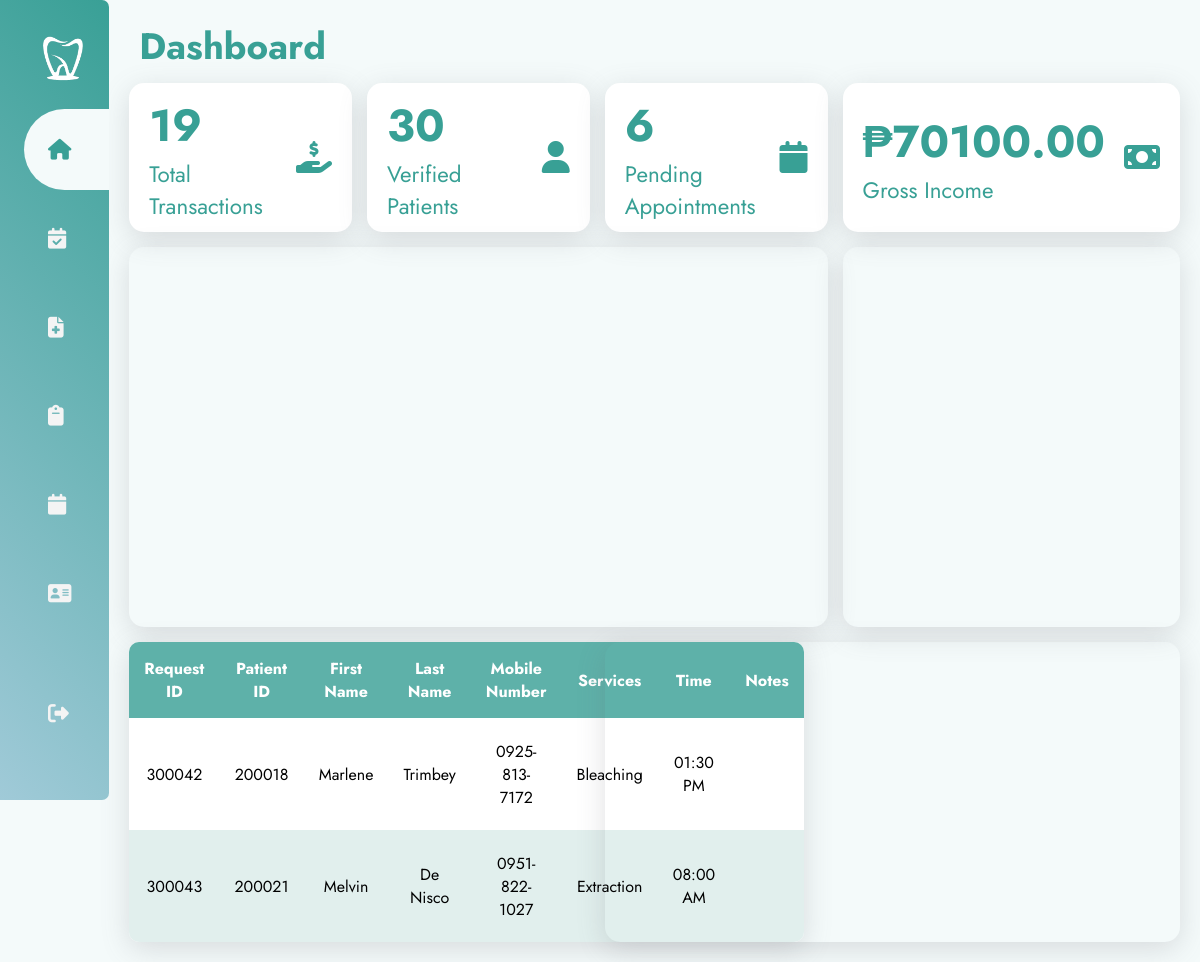
The app's page /pages/dashboard.php (signed in) with its own data.
### tables this page shows
CREATE TABLE `patients` (
  `patientID` int(10) NOT NULL,
  `patientFirstName` varchar(30) DEFAULT NULL,
  `patientLastName` varchar(30) DEFAULT NULL,
  `patientAge` int(11) DEFAULT NULL,
  `patientSex` varchar(10) DEFAULT NULL,
  `patientMobileNo` varchar(15) DEFAULT NULL,
  `patientEmail` varchar(70) DEFAULT NULL,
  `patientAddress` varchar(100) DEFAULT NULL,
  `patientOccupation` varchar(30) DEFAULT NULL,
  `patientBalance` decimal(15,2) DEFAULT 0.00,
  `patientStatus` varchar(15) DEFAULT 'Not Verified'
);

### pages/dashboard.php (the view, shortened to what this page needs)
<?php
    include("../phpFiles/dbConnect.php");
    function getCurrentDate() {
        return date('Y-m-d');
      }
    $currentDate = getCurrentDate();
    $sqlRequestsToday = "SELECT appointments.requestID, appointments.patientID, patients.patientFirstName, patients.patientLastName, patients.patientMobileNo, appointments.requestServices, appointments.requestTime, appointments.requestNotes
    FROM appointments
    LEFT JOIN patients ON appointments.patientID = patients.patientID
    WHERE appointments.requestDate ='$currentDate'";
    $resultRequestsToday = $conn->query($sqlRequestsToday);
    $sqlTotalTransactions = "SELECT COUNT(transactionID) AS totalTransactions FROM transactions";
    $resultTotalTransactions = $conn->query($sqlTotalTransactions);
    $sqlVerifiedPatients = "SELECT COUNT(patientID) AS verifiedPatients FROM patients WHERE patientStatus='Verified'";
    $resultVerifiedPatients = $conn->query($sqlVerifiedPatients);
    $sqlPendingRequests = "SELECT COUNT(requestID) AS pendingRequests FROM `requests` WHERE requestStatus='Pending'";
    $resultPendingRequests = $conn->query($sqlPendingRequests);
    $sqlAmountCharged = "SELECT SUM(transChargeAmount) AS amountCharged FROM transactions";
    $resultAmountCharged = $conn->query($sqlAmountCharged);
?>
<!DOCTYPE html>
<html lang="en">
    <head>
        <?php include("../pages/header.php");?>
        <link rel="stylesheet" href="../styles/dashboard.css" />
    </head>
    <body>
        <div class="container">
            <?php
            if($_SESSION["accRole"] == "Admin"){
                include('adminSidebar.php');
            }else{
                include('sidebar.php');
            }
            ?>
            <section class="main">
                <div class="main-top">
                    <h1>Dashboard</h1>
                </div>
                <div class="grid-container">
                    <div class="card">
                        <div class="per">
                            <p>Total Transactions</p>
                            <?php
                            if ($resultTotalTransactions->num_rows > 0) {
                                $rowTotalTransactions = $resultTotalTransactions->fetch_assoc();
                                echo "<h2>" . $rowTotalTransactions["totalTransactions"] . "</h2>";
                            } else {
                                echo "<h2>0</h2>";
                            }
                            ?>
                        </div>
                        <i class="fa-solid fa-hand-holding-dollar fa-2xl"></i>
                    </div>
                    <div class="card">
                        <div class="per">
                            <p>Verified Patients</p>
                            <?php
                            if ($resultVerifiedPatients->num_rows > 0) {
                                $rowVerifiedPatients = $resultVerifiedPatients->fetch_assoc();
                                echo "<h2>" . $rowVerifiedPatients["verifiedPatients"] . "</h2>";
                            } else {
                                echo "<h2>0</h2>";
                            }
                            ?>
                        </div>
                        <i class="fa-solid fa-user fa-2xl"></i>
                    </div>
                    <div class="card">
                        <div class="per">
                            <p>Pending Appointments</p>
                            <?php
                            if ($resultPendingRequests->num_rows > 0) {
                                $rowPendingRequests = $resultPendingRequests->fetch_assoc();
                                echo "<h2>" . $rowPendingRequests["pendingRequests"] . "</h2>";
                            } else {
                                echo "<h2>0</h2>";
                            }
                            ?>
                        </div>
                        <i class="fa-solid fa-calendar fa-2xl"></i>
                    </div>
                    <div class="card">
                        <div class="per">
                            <p>Gross Income</p>
                            <?php
                            if ($resultAmountCharged->num_rows > 0) {
                                $rowAmountCharged = $resultAmountCharged->fetch_assoc();
                                echo "<h2>₱" . $rowAmountCharged["amountCharged"] . "</h2>";
                            } else {
                                echo "<h2>₱0.00</h2>";
                            }
                            ?>
                        </div>
                        <i class="fa-solid fa-money-bill fa-2xl"></i>
                    </div>
                    <div id="chartContainer"></div>
                    <div id="pieContainer"></div>
                    <?php
                        if ($resultRequestsToday->num_rows > 0) {
                            echo '<table>';
                            echo "<tr><th>Request ID</th><th>Patient ID</th><th>First Name</th><th>Last Name</th><th>Mobile Number</th><th>Services</th><th>Time</th><th>Notes</th>";
                            while ($row = $resultRequestsToday->fetch_assoc()) {
                            echo '<tr>';
                            echo "<td>" . $row["requestID"] . "</td>";
                            echo "<td>" . $row["patientID"] . "</td>";
                            echo "<td>" . $row["patientFirstName"] . "</td>";
                            echo "<td>" . $row["patientLastName"] . "</td>";
                            echo "<td>" . $row["patientMobileNo"] . "</td>";
                            echo "<td>" . $row["requestServices"] . "</td>";
                            echo "<td>" . " ". date("h:i A",strtotime($row["requestTime"])) . " ". "</td>";
                            echo "<td>" . $row["requestNotes"] . "</td>";
                            echo '</tr>';
                            }
                            echo '</table>';
                        } else {
                            echo '<p class="no-result">No appointments for today.</p>';
                        }
                    ?>
                    <div id="barContainer"></div>
                </div>
            </section>
        </div>
    </body>
</html>

### styles/dashboard.css (style rules this page uses)
:root { --bg: #f4fafa; --bg-darker: #eaf4f3; --teal: #38a095; --lightgreen: #cce1df; --lightblue: #90cac4; --blue: #8edaf1; }
* { margin: 0; padding: 0; outline: none; border: none; text-decoration: none; box-sizing: border-box; }
body { background: var(--bg); }
.container { display: flex; }
.main { display: flex; flex-direction: column; padding: 20px; width: calc(100% - 100px); }
.main-top { color: var(--teal); }
.per { display: flex; flex-direction: column-reverse; }
.card { flex: 1; display: flex; justify-content: space-around; align-items: center; padding: 10px 20px; gap: 19px; background: white; }
.card i { color: var(--teal); }
p, h2 { color: var(--teal); }
p { font-size: 1.4em; }
h2 { font-size: 2.8em; }
.grid-container { display: grid; grid-template-columns: 1fr 1fr 1fr 1fr; gap: 15px; }
.grid-container>div , table { box-shadow: rgba(100, 100, 111, 0.2) 0px 7px 29px 0px; border-radius: 15px; }
h1 { font-family: 'Jost', sans-serif; font-weight: bold; font-size: 2.3em; padding: 0 10px 10px 10px; }
#chartContainer { grid-column: 1/ span 3; }
.bar, table { height: 300px ; }
table { grid-column: 1/3; background-color: white; }
#barContainer { grid-column: 3/5; overflow: hidden; }
#chartContainer { height: 380px; overflow: hidden; }
#pieContainer { height: 380px; overflow: hidden; }
table { overflow: hidden; border-radius: 10px; border-collapse: collapse; box-shadow: rgba(100, 100, 111, 0.2) 0px 7px 29px 0px; }
th, td { padding: 15px; text-align: center; word-wrap: break-word; }
th { height: 25px; background-color: #5EB1A9; color: white; }
tr:nth-child(odd) { background-color: #E1EFED; }

### styles/sidebar.css (style rules this page uses)
* { font-family: 'Jost', sans-serif; }
:root { --green: #39a096; --lightblue: #a0cad8; --white: #f4f4f4; --darkwhite: #f4fafa; }

### records on screen
patients: requestID "300042", patientID "200018", patientFirstName "Marlene", patientLastName "Trimbey", patientMobileNo "0925-813-7172", requestServices "Bleaching", requestTime "01:30 PM"
patients: requestID "300043", patientID "200021", patientFirstName "Melvin", patientLastName "De Nisco", patientMobileNo "0951-822-1027", requestServices "Extraction", requestTime "08:00 AM"

### other values on screen
$rowTotalTransactions["totalTransactions"] "19"
$rowVerifiedPatients["verifiedPatients"] "30"
$rowPendingRequests["pendingRequests"] "6"
$rowAmountCharged["amountCharged"] "70100.00"
